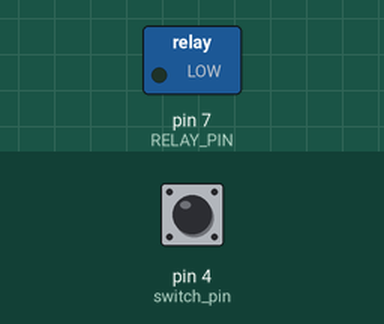
A sketch run on a simulated Arduino Uno, built with avr-gcc and run on an emulated ATmega328P. On the bench: switched loads named in the sketch (green lamp = pin HIGH). Inputs (shaded band) come from the test bench; at power-on: pin 4 (switch_pin) LOW.

Above: at 4.8 s.
4.9 s: pin 4 (switch_pin) pulled HIGH for 2.35 s
At 6.7 s:
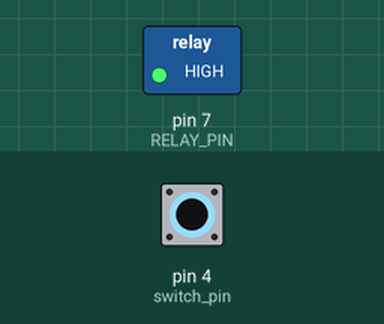
Timing chart, 0 to 8.2 s (numbered marks = the images above; inputs shaded):
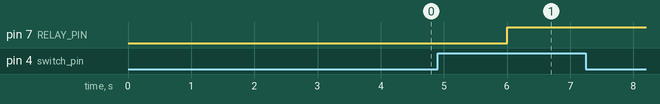

The sketch:

Relay_Led_control.ino
```cpp
#define RELAY_PIN 7  // Connect IN pin of relay to D7
#define switch_pin 4
void setup() {
  pinMode(RELAY_PIN, OUTPUT); // Set relay pin as output
  pinMode(switch_pin,INPUT);
  //pinmode
}

void loop() {
  int switch_value = digitalRead(switch_pin);
  if(switch_value == HIGH)
{
    digitalWrite(RELAY_PIN, HIGH); // Turn relay ON
}
  delay(2000); // Wait 2 seconds
  //digitalWrite(RELAY_PIN, LOW); // Turn relay OFF
  //delay(2000); // Wait 2 seconds
}
```

Measured:
- after the input at 4.9 s, pin 7 (RELAY_PIN): LOW → HIGH after 1.1 s
